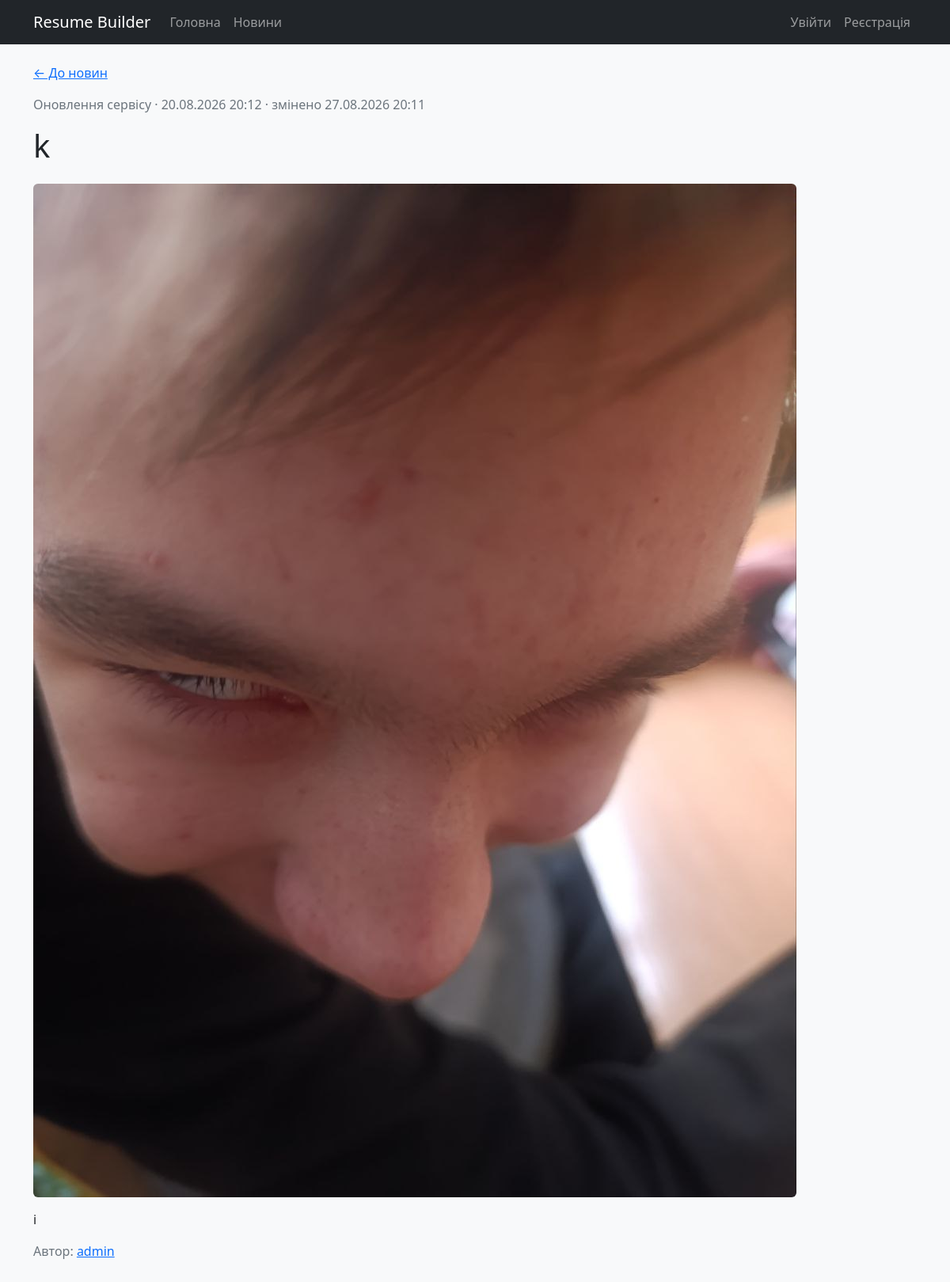
/news/3/, run on the app's committed database.
### builder/models.py (models this page shows, shortened)
class NewsItem(models.Model):
    CATEGORY_CHOICES = [
        ('updates', 'Оновлення сервісу'),
        ('features', 'Нові функції'),
        ('tips', 'Поради'),
        ('templates', 'Шаблони резюме'),
    ]
    STATUS_CHOICES = [
        ('published', 'Опубліковано'),
        ('draft', 'Чернетка'),
    ]
    title = models.CharField(max_length=200)
    content = models.TextField()
    image = models.ImageField(upload_to='news/', blank=True, null=True)
    author = models.ForeignKey(User, on_delete=models.SET_NULL, null=True, blank=True, related_name='news_items')
    created_at = models.DateTimeField(default=timezone.now)
    updated_at = models.DateTimeField(auto_now=True)
    category = models.CharField(max_length=20, choices=CATEGORY_CHOICES, default='updates')
    status = models.CharField(max_length=12, choices=STATUS_CHOICES, default='published')
    is_pinned = models.BooleanField(default=False)

### builder/views.py (the view)
# urls.py: path('news/<int:pk>/', views.news_detail, name='news_detail'),
def news_detail(request, pk):
    queryset = NewsItem.objects.filter(status='published')
    if request.user.is_authenticated and request.user.is_staff:
        queryset = NewsItem.objects.all()
    item = get_object_or_404(queryset, pk=pk)
    return render(request, 'news_detail.html', {'item': item})

### builder/context_processors.py (called while the page is built)
def user_profile(request):
    if request.user.is_authenticated:
        profile = Profile.objects.filter(user=request.user).first()
        return {'user_profile': profile}
    return {'user_profile': None}

### templates/news_detail.html
{% extends 'base.html' %}
{% block content %}
<article class="news-detail">
  <a href="{% url 'news_list' %}">← До новин</a>
  <p class="text-muted mt-3">{{ item.get_category_display }} · {{ item.created_at|date:"d.m.Y H:i" }}{% if item.updated_at != item.created_at %} · змінено {{ item.updated_at|date:"d.m.Y H:i" }}{% endif %}</p>
  <h1>{{ item.title }}</h1>
  {% if item.image %}<img src="{{ item.image.url }}" alt="" class="img-fluid rounded my-3">{% endif %}
  <div class="news-content">{{ item.content|linebreaks }}</div>
  {% if item.author %}<p class="text-muted">Автор: <a href="{% url 'profile_view' item.author.username %}">{{ item.author.username }}</a></p>{% else %}<p class="text-muted">Автор: Система</p>{% endif %}
</article>
{% endblock %}

### builder/static/builder/responsive.css (style rules this page uses)
html { overflow-x: hidden; }
:root { --page-background: #f8f9fa; --surface-color: #ffffff; --text-color: #212529; --muted-color: #6c757d; --primary-color: #0d6efd; --secondary-color: #6f42c1; --accent-color: #dc3545; --background-color: #f8f9fa; --gradient-direction: 135deg; }
body { background-color: var(--background-color); color: var(--text-color); }
body:not(.gradient-enabled) { background-image: none; }
.text-muted { color: var(--muted-color) !important; }
a { color: var(--primary-color); }
body { min-width: 320px; }
img { max-width: 100%; height: auto; }

### data on the page
NewsItem: category "Оновлення сервісу", created_at "20.08.2026 20:12", updated_at "27.08.2026 20:11", title "k", image (picture), content "i", author.username "admin"
